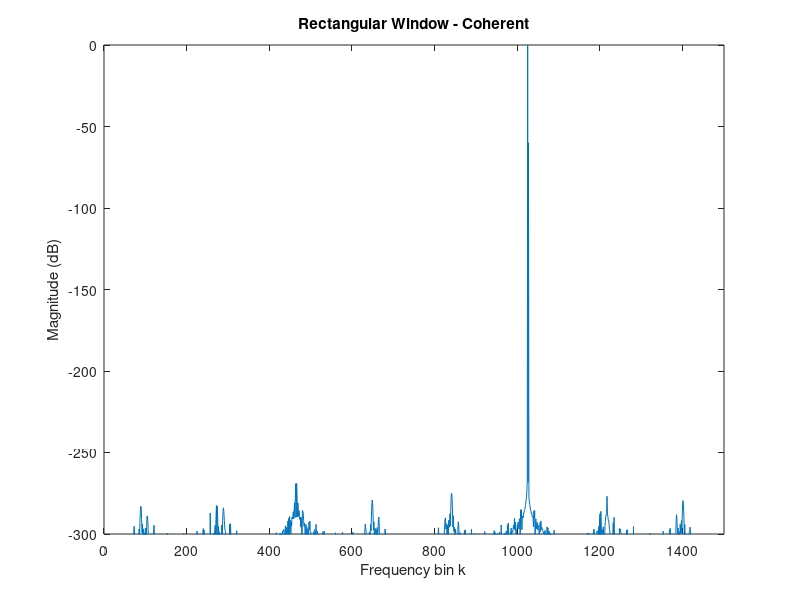
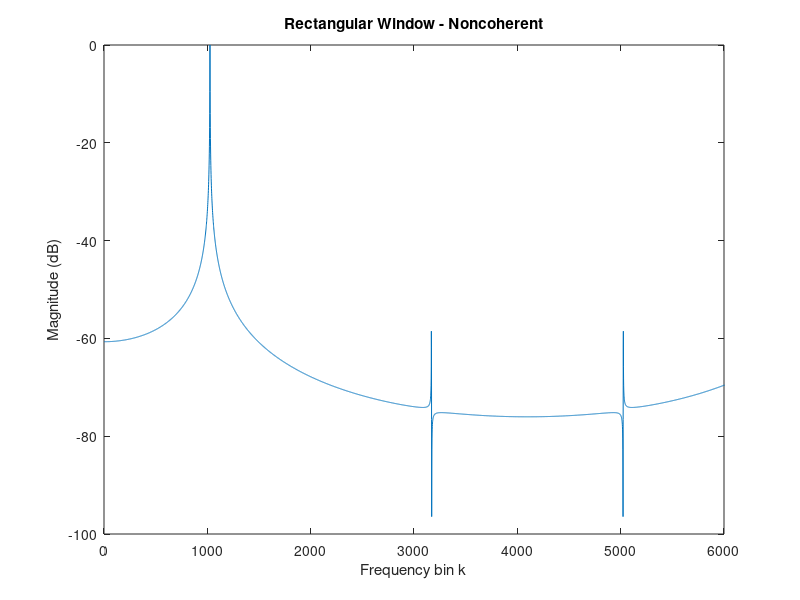
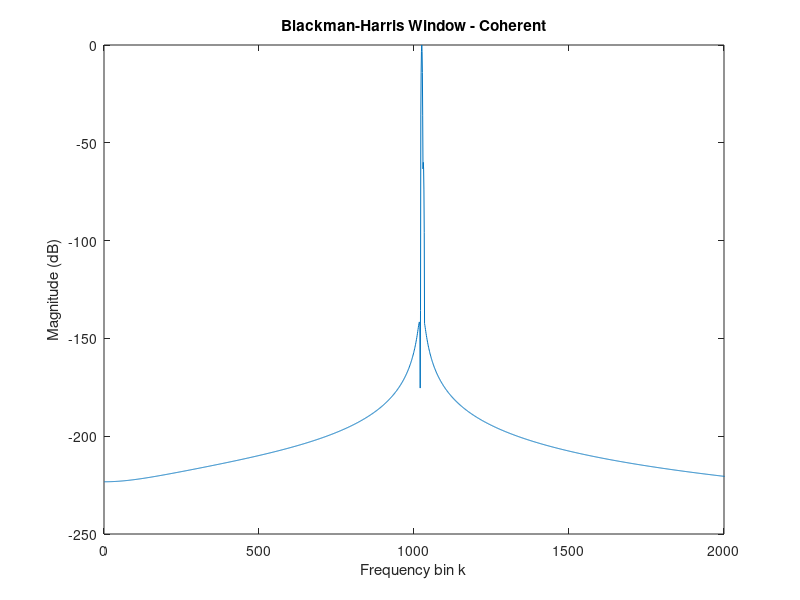
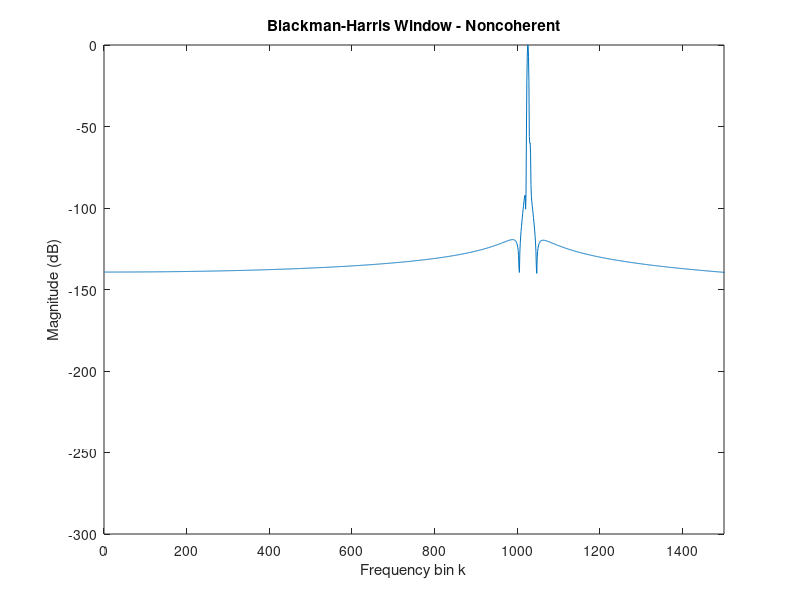

Write the MATLAB code that produced these figures, in order.
clear; clc; close all;

N = 8192;
n = 0:N-1;


p1 = 2;  % you can change this value

dw = 2*pi*p1/N;

% =========================
% CASE 1: Rectangular - Coherent
% =========================
w1 = 0.25*pi;
w2 = w1 + dw;

x = sin(w1*n) + 0.001*sin(w2*n);

w = ones(1,N);  % rectangular

xw = x .* w;

X = fft(xw);

X_mag = abs(X);
X_mag = X_mag / max(X_mag);
X_dB = 20*log10(X_mag);

figure;
plot(X_dB);
xlim([0 1500]);
ylim([-300 0]);
xlabel('Frequency bin k');
ylabel('Magnitude (dB)');
title('Rectangular Window - Coherent');
%}

% =========================
% CASE 2: Rectangular - Noncoherent
% =========================

p2 = 4000; %Cant achieve the desired -60dB with +-0.5 dB.
dw = 2*pi*p2/N;
w1 = (0.25 + 1/N)*pi;
w2 = w1 + dw;

x = sin(w1*n) + 0.001*sin(w2*n);

w = ones(1,N);  % rectangular

xw = x .* w;

X = fft(xw);

X_mag = abs(X);
X_mag = X_mag / max(X_mag);
X_dB = 20*log10(X_mag);

figure;
plot(X_dB);
xlim([0 6000]);
ylim([-100 0]);
xlabel('Frequency bin k');
ylabel('Magnitude (dB)');
title('Rectangular Window - Noncoherent');
%}


% =========================
% CASE 3: Blackman-Harris - Coherent
% =========================
p3 = 5;
dw = 2*pi*p3/N;
w1 = 0.25*pi;
w2 = w1 + dw;

x = sin(w1*n) + 0.001*sin(w2*n);

w = blackmanharris(N)';

xw = x .* w;

X = fft(xw);

X_mag = abs(X);
X_mag = X_mag / max(X_mag);
X_dB = 20*log10(X_mag);

figure;
plot(X_dB);
xlim([0 2000]);
ylim([-250 0]);
xlabel('Frequency bin k');
ylabel('Magnitude (dB)');
title('Blackman-Harris Window - Coherent');
%}

%
% =========================
% CASE 4: Blackman-Harris - Noncoherent
% =========================

p4 = 5;
dw = 2*pi*p4/N;
w1 = (0.25 + 1/N)*pi;
w2 = w1 + dw;

x = sin(w1*n) + 0.001*sin(w2*n);

w = blackmanharris(N)';

xw = x .* w;

X = fft(xw);

X_mag = abs(X);
X_mag = X_mag / max(X_mag);
X_dB = 20*log10(X_mag);

figure;
plot(X_dB);
xlim([0 1500]);
ylim([-300 0]);
xlabel('Frequency bin k');
ylabel('Magnitude (dB)');
title('Blackman-Harris Window - Noncoherent');
